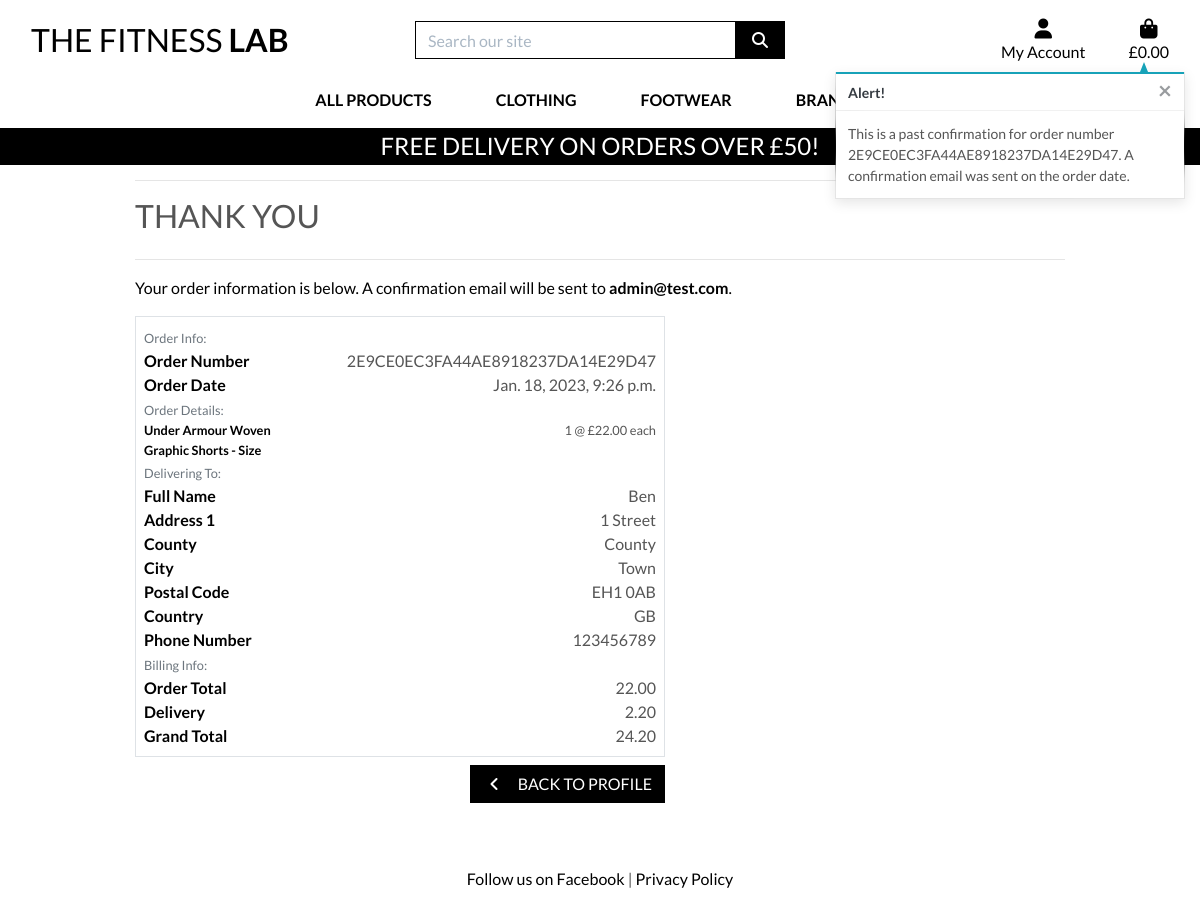
Page /profile/order_history/2E9CE0EC3FA44AE8918237DA14E29D47 on the committed database.
### checkout/models.py (models this page shows, shortened)
class Order(models.Model):
    order_number = models.CharField(max_length=32, null=False, editable=False)
    user_profile = models.ForeignKey(UserProfile, on_delete=models.SET_NULL,
                                     null=True, blank=True,
                                     related_name='orders')
    full_name = models.CharField(max_length=50, null=False, blank=False)
    email = models.EmailField(max_length=254, null=False, blank=False)
    phone_number = models.CharField(max_length=20, null=False, blank=False)
    address_line1 = models.CharField(max_length=80, null=False, blank=False)
    address_line2 = models.CharField(max_length=80, null=True, blank=True)
    city = models.CharField(max_length=40, null=False, blank=False)
    county = models.CharField(max_length=80, null=True, blank=True)
    country = CountryField(blank_label='Country *', null=False, blank=False)
    postcode = models.CharField(max_length=20, null=True, blank=True)
    date = models.DateTimeField(auto_now_add=True)
    delivery_cost = models.DecimalField(max_digits=6, decimal_places=2,
                                        null=False, default=0)
    order_total = models.DecimalField(max_digits=10, decimal_places=2,
                                      null=False, default=0)
    grand_total = models.DecimalField(max_digits=10, decimal_places=2,
                                      null=False, default=0)
    original_basket = models.TextField(null=False, blank=False, default='')
    stripe_pid = models.CharField(max_length=254, null=False,
                                  blank=False, default='')

class OrderLineItem(models.Model):
    order = models.ForeignKey(Order, null=False, blank=False,
                              on_delete=models.CASCADE,
                              related_name='lineitems')
    item = models.ForeignKey(Item, null=False, blank=False,
                             on_delete=models.CASCADE)
    item_size = models.CharField(max_length=2, null=True,
                                 blank=True)  # XS, S, M, L, XL
    quantity = models.IntegerField(null=False, blank=False, default=0)
    lineitem_total = models.DecimalField(max_digits=6, decimal_places=2,
                                         null=False, blank=False,
                                         editable=False)

### items/models.py (models this page shows, shortened)
class Item(models.Model):
    category = models.ForeignKey('Category', null=True, blank=True,
                                 on_delete=models.SET_NULL)
    name = models.CharField(max_length=250)
    brand_name = models.CharField(max_length=25, null=True, blank=True)
    brand = models.ForeignKey(Brand, on_delete=models.CASCADE, default=1)
    description = models.TextField()
    has_sizes = models.BooleanField(default=False, null=True, blank=True)
    sku = models.CharField(max_length=250, null=True, blank=True)
    price = models.DecimalField(max_digits=6, decimal_places=2)
    color = models.CharField(max_length=25, null=True, blank=True)
    rating = models.DecimalField(max_digits=6, decimal_places=2,
                                 null=True, blank=True)
    image = models.ImageField(null=True, blank=True)

### profiles/views.py (the view)
# urls.py: path('order_history/<order_number>',
def order_history(request, order_number):
    order = get_object_or_404(Order, order_number=order_number)
    messages.info(request, (
        f'This is a past confirmation for order number {order_number}. '
        'A confirmation email was sent on the order date.'
    ))
    template = 'checkout/checkout_success.html'
    context = {
        'order': order,
        'from_profile': True,
    }
    return render(request, template, context)

### basket/contexts.py (called while the page is built, shortened)
def basket_contents(request):
    basket_items = []
    total = 0
    item_count = 0
    basket = request.session.get('basket', {})
    if total < settings.FREE_DELIVERY_THRESHOLD:
        delivery = total * Decimal(settings.STANDARD_DELIVERY_PERCENTAGE / 100)
        free_delivery_delta = settings.FREE_DELIVERY_THRESHOLD - total
    else:
        delivery = 0
        free_delivery_delta = 0
    grand_total = delivery + total
    context = {
        'basket_items': basket_items,
        'total': total,
        'item_count': item_count,
        'delivery': delivery,
        'free_delivery_delta': free_delivery_delta,
        'free_delivery_threshold': settings.FREE_DELIVERY_THRESHOLD,
        'grand_total': grand_total,
    }
    return context

### checkout/templates/checkout/checkout_success.html (shortened to what this page needs)
{% extends "base.html" %}
{% load static %}
{% block extra_css %}
    <link rel="stylesheet" href="{% static 'checkout/css/checkout.css' %}">
{% endblock %}
{% block page_header %}
    <div class="container header-container">
    </div>
{% endblock %}
{% block content %}
    <div class="overlay"></div>
    <div class="container">
        <div class="row">
            <div class="col">
                <hr>
                <h2 class="logo-font mb-4">Thank You</h2>
                <hr>
                <p class="text-black">Your order information is below. A confirmation email will be sent to <strong>{{ order.email }}</strong>.</p>
            </div>
        </div>
        <div class="row">
            <div class="col-12 col-lg-7">
                <div class="order-confirmation-wrapper p-2 border">
                    <div class="row">
                        <div class="col">
                            <small class="text-muted">Order Info:</small>
                        </div>
                    </div>
                    <div class="row">
                        <div class="col-12 col-md-4">
                            <p class="mb-0 text-black font-weight-bold">Order Number</p>
                        </div>
                        <div class="col-12 col-md-8 text-md-right">
                            <p class="mb-0">{{ order.order_number }}</p>
                        </div>
                    </div>
                    <div class="row">
                        <div class="col-12 col-md-4">
                            <p class="mb-0 text-black font-weight-bold">Order Date</p>
                        </div>
                        <div class="col-12 col-md-8 text-md-right">
                            <p class="mb-0">{{ order.date }}</p>
                        </div>
                    </div>
                    <div class="row">
                        <div class="col">
                            <small class="text-muted">Order Details:</small>
                        </div>
                    </div>
                    {% for product in order.lineitems.all %}
                    <div class="row">
                        <div class="col-12 col-md-4">
                            <p class="small mb-0 text-black font-weight-bold">
                                {{ product.item.name }}{% if product.item_size %} - Size {{ product.item.size|upper }}{% endif %}
                            </p>
                        </div>
                        <div class="col-12 col-md-8 text-md-right">
                            <p class="small mb-0">{{ product.quantity }} @ £{{ product.item.price }} each</p>
                        </div>
                    </div>
                    {% endfor %}
                    <div class="row">
                        <div class="col">
                            <small class="text-muted">Delivering To:</small>
                        </div>
                    </div>
                    <div class="row">
                        <div class="col-12 col-md-4">
                            <p class="mb-0 text-black font-weight-bold">Full Name</p>
                        </div>
                        <div class="col-12 col-md-8 text-md-right">
                            <p class="mb-0">{{ order.full_name }}</p>
                        </div>
                    </div>
                    <div class="row">
                        <div class="col-12 col-md-4">
                            <p class="mb-0 text-black font-weight-bold">Address 1</p>
                        </div>
                        <div class="col-12 col-md-8 text-md-right">
                            <p class="mb-0">{{ order.address_line1 }}</p>
                        </div>
                    </div>
                    {% if order.county %}
                    <div class="row">
                        <div class="col-12 col-md-4">
                            <p class="mb-0 text-black font-weight-bold">County</p>
                        </div>
                        <div class="col-12 col-md-8 text-md-right">
                            <p class="mb-0">{{ order.county }}</p>
                        </div>
                    </div>
                    {% endif %}
                    <div class="row">
                        <div class="col-12 col-md-4">
                            <p class="mb-0 text-black font-weight-bold">City</p>
                        </div>
                        <div class="col-12 col-md-8 text-md-right">
                            <p class="mb-0">{{ order.city }}</p>
                        </div>
                    </div>
                    {% if order.postcode %}
                    <div class="row">
                        <div class="col-12 col-md-4">
                            <p class="mb-0 text-black font-weight-bold">Postal Code</p>
                        </div>
                        <div class="col-12 col-md-8 text-md-right">
                            <p class="mb-0">{{ order.postcode }}</p>
                        </div>
                    </div>
                    {% endif %}
                    <div class="row">
                        <div class="col-12 col-md-4">
                            <p class="mb-0 text-black font-weight-bold">Country</p>
                        </div>
                        <div class="col-12 col-md-8 text-md-right">
                            <p class="mb-0">{{ order.country }}</p>
                        </div>
                    </div>
                    <div class="row">
                        <div class="col-12 col-md-4">
                            <p class="mb-0 text-black font-weight-bold">Phone Number</p>
                        </div>
                        <div class="col-12 col-md-8 text-md-right">
                            <p class="mb-0">{{ order.phone_number }}</p>
                        </div>
                    </div>
                    <div class="row">
                        <div class="col">
                            <small class="text-muted">Billing Info:</small>
                        </div>
                    </div>
                    <div class="row">
                        <div class="col-12 col-md-4">
                            <p class="mb-0 text-black font-weight-bold">Order Total</p>
                        </div>
                        <div class="col-12 col-md-8 text-md-right">
                            <p class="mb-0">{{ order.order_total }}</p>
                        </div>
                    </div>
                    <div class="row">
                        <div class="col-12 col-md-4">
                            <p class="mb-0 text-black font-weight-bold">Delivery</p>
                        </div>
                        <div class="col-12 col-md-8 text-md-right">
                            <p class="mb-0">{{ order.delivery_cost }}</p>
                        </div>
                    </div>
                    <div class="row">
                        <div class="col-12 col-md-4">
                            <p class="mb-0 text-black font-weight-bold">Grand Total</p>
                        </div>
                        <div class="col-12 col-md-8 text-md-right">
                            <p class="mb-0">{{ order.grand_total }}</p>
                        </div>
                    </div>
                </div>
            </div>
        </div>
        <div class="row">
			<div class="col-12 col-lg-7 text-right">
				{% if from_profile %}
                    <a href="{% url 'profile' %}" class="btn btn-black rounded-0 my-2">
                        <span class="icon mr-2">
                            <i class="fas fa-angle-left"></i>
                        </span>
                        <span class="text-uppercase">Back to Profile</span>
                    </a>
                {% endif %}
			</div>
		</div>
    </div>
{% endblock %}

### static/css/base.css (style rules this page uses)
html { height: 100%; }
body { background: url('/media/barbell_homepage.webp') no-repeat center center fixed; background-size: cover; height: calc(100vh - 164px); color: #555; font-family: 'Lato'; }
.icon { align-items: center; display: inline-flex; justify-content: center; height: 1.5rem; width: 1.5rem; }
.logo-font { text-transform: uppercase; }
.btn-black { background: black; color: white; }
.text-black { color: #000 !important; }
.overlay { height: 100%; width: 100%; top: 0; left: 0; position: fixed; background: white; z-index: -1; }
@media (min-width: 1200px) { .container { max-width: 80%; } }
@media (min-width: 992px) { .header-container { padding-top: 164px; } }

### rows in the picture
Order: email "admin@test.com", order_number "2E9CE0EC3FA44AE8918237DA14E29D47", date "Jan. 18, 2023, 9:26 p.m.", full_name "Ben", address_line1 "1 Street", county "County", city "Town", postcode "EH1 0AB", country "GB", phone_number "123456789", order_total "22.00", delivery_cost "2.20", grand_total "24.20"
OrderLineItem: item.name "Under Armour Woven Graphic Shorts", quantity "1", item.price "22.00"

### other values in the picture
{{ free_delivery_threshold }} "50"
{{ message }} "This is a past confirmation for order number 2E9CE0EC3FA44AE8918237DA14E29D47. A confirmation email was sent on the order date."
